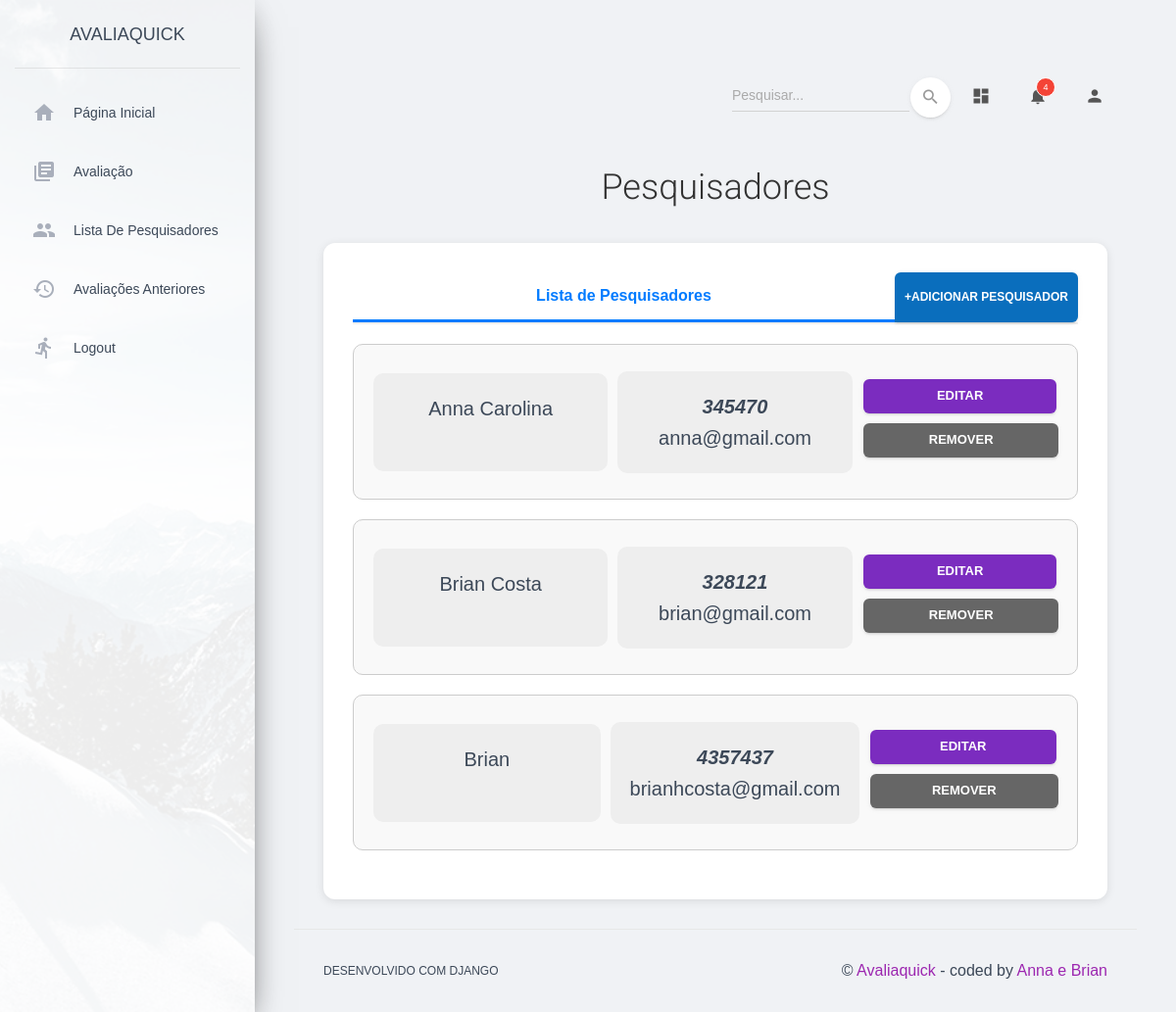
The page /lista-pesquisadores (signed in) on the database its author committed.
### avaliaquick/models.py (models this page shows)
class Pesquisador(models.Model):
    nome = models.CharField(null=False, blank=False, max_length=100)
    matricula = models.CharField(null=False, blank=False, unique=True, max_length=15)
    email = models.EmailField(null=False, blank=False, default='')

### avaliaquick/views.py (the view)
# urls.py: path('lista-pesquisadores', lista, name='lista_pesquisadores'),
def lista(request):
    if not request.user.is_authenticated:
        raise PermissionDenied
    if request.method == 'POST':
        form = FormularioPesquisador(request.POST)
        if form.is_valid():
            try:
                form.save()
                messages.success(request, 'Pesquisador cadastrado com sucesso!')
                return redirect('/lista-pesquisadores')
            except IntegrityError:
                messages.error(request, 'Já existe um pesquisador com essa matrícula.')
    else:
        form = FormularioPesquisador()
    pesquisadores = Pesquisador.objects.all()
    avaliacoes = Pendentes.objects.all()
    return render(request, 'avaliaquick/lista-pesquisadores.html', {
        'form': form,
        'pesquisadores': pesquisadores,
        'avaliacoes': avaliacoes,
    })

### avaliaquick/forms.py (shortened to what this page needs)
class FormularioPesquisador(forms.ModelForm):
    class Meta:
        model = Pesquisador
        fields = '__all__'
        widgets = {
            'nome': forms.TextInput(attrs={
                'placeholder': 'Digite o nome do Pesquisador'
            }),
            'matricula': forms.NumberInput(attrs={
                'placeholder': 'Digite a matrícula do Pesquisador'
            }),
            'email': forms.EmailInput(attrs={
                'placeholder': 'Digite o email do Pesquisador'
            }),
        }

### templates/avaliaquick/lista-pesquisadores.html (shortened to what this page needs)
{% extends "layouts/base.html" %}
{% block content %}
<h2>Pesquisadores</h2>
<div class="container">
    <div class="tab-header">
        <div class="tab-button-wrapper">
            <button class="tab-button-titulo active" onclick="openTab('pesquisadores')" disabled>
                Lista de Pesquisadores
            </button>
            <button id="btn-adicionar" style="border-bottom-left-radius: 0;" class="btn btn-adicionar fecha" onclick="formularioPesquisadores()">
                +Adicionar Pesquisador
            </button>
        </div>
    </div>
    <div id="lista-pesquisadores">
        {% for pesquisador in pesquisadores %}
            <div class="avaliacao-card">
                <div class="avaliacao-data">
                    <span>{{ pesquisador.nome }}</span>
                </div>
                <div class="avaliacao-info">
                    <strong><em>{{ pesquisador.matricula }}</em></strong><br>
                    <span>{{ pesquisador.email }}</span>
                </div>
                <div class="avaliacao-botoes">
                    <button class="btn avaliar"
                            onclick="editarPesquisador(this)"
                            data-id="{{ pesquisador.id }}"
                            data-nome="{{ pesquisador.nome }}"
                            data-matricula="{{ pesquisador.matricula }}"
                            data-email="{{ pesquisador.email }}">
                        Editar
                    </button>
                    <form style="width: 100%;" action="{% url 'deletar_pesquisador' pesquisador.id %}" method="post" onsubmit="return confirmarRemocao();">
                        <button type="submit" class="btn" style="width: 100%">Remover</button>
                    </form>
                </div>
            </div>
        {% empty %}
            <p>Nenhum pesquisador cadastrado.</p>
        {% endfor %}
    </div>
</div>
{% endblock content %}

### templates/avaliaquick/lista-pesquisadores.html (style rules this page uses)
body { font-family: Arial, sans-serif; margin: 0; padding: 40px; background-color: #f0f2f5; }
h2 { text-align: center; margin-bottom: 30px; color: #333; }
.container { max-width: 900px; margin: auto; background-color: #fff; border-radius: 12px; box-shadow: 0 2px 10px rgba(0,0,0,0.1); padding: 30px; }
.tab-header { display: flex; border-bottom: 2px solid #eee; margin-bottom: 20px; }
#lista-pesquisadores { animation: fadeIn 0.2s ease-in-out; }
.avaliacao-card { border: 1px solid #ccc; border-radius: 10px; padding: 20px; margin-bottom: 20px; background-color: #f9f9f9; justify-content: space-between; display: flex; flex-direction: row; gap: 10px; align-items: center; }
.avaliacao-data, .avaliacao-info { line-height: 1.6; font-size: 20px; align-items: center; justify-content: center; text-align: center; background-color: #eee; padding: 20px; border-radius: 10px; flex: 1; min-height: 100px; }
.avaliacao-info em { font-style: italic; font-weight: bold; }
.avaliacao-botoes { display: flex; flex-direction: column; margin-top: 10px; flex: 1; min-height: 100px; }
.btn { padding: 8px 16px; border: none; border-radius: 6px; background-color: #666; color: white; cursor: pointer; font-weight: bold; font-size: 13px; }
.btn.avaliar { background-color: #7b2cbf; }
.tab-button-wrapper { position: relative; display: flex; flex-direction: row; width: 100%; }
.tab-button-titulo { width: 100%; }
.btn-adicionar { margin: 0; border: none; bottom: 0; right: 0; background-color: #0a6ebd; z-index: 1; padding: 12px 10px; font-size: 12px; animation: fadeIn2 0.2s ease-in-out; }
.tab-button-titulo { flex: 1; background: none; border: none; padding: 12px 10px; font-weight: bold; border-bottom: 3px solid transparent; transition: all 0.3s ease; position: relative; }
.tab-button-titulo.active { border-bottom: 3px solid #007bff; color: #007bff; }

### rows shown on the page
Pesquisador: nome "Anna Carolina", matricula "345470", email "anna@gmail.com"
Pesquisador: nome "Brian Costa", matricula "328121", email "brian@gmail.com"
Pesquisador: nome "Brian", matricula "4357437", email "brianhcosta@gmail.com"
